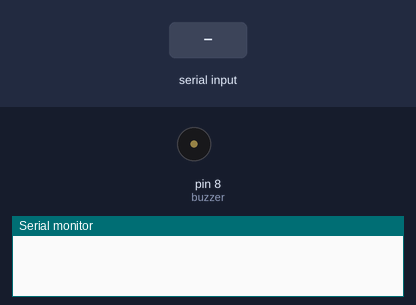
Recording of a sketch running on a simulated Arduino Uno, built with avr-gcc and run on an emulated ATmega328P. Parts: buzzer (waves = sounding), the last lines printed to the serial monitor. The inputs (shaded band) are chosen by the test bench.

Above: at 1.2 s.
1.3 s: "90,45\n" received over Serial
At 1.8 s:
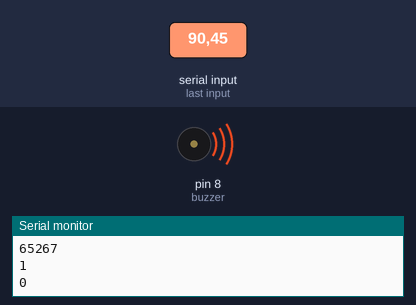
Timing chart, 0 to 4.3 s (numbered marks = the images above; inputs shaded):
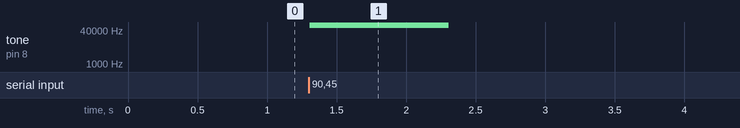

Measured:
- after the input at 1.3 s, tone on pin 8 (buzzer): silent → 65267 Hz at once, → silent 1.0 s later

The sketch:

teste_buzzer_vdd.ino
```cpp
const int buzzer = 8;
int VCCpin = 9;
float veloc;
unsigned int freq;

void setup() {
  Serial.begin(9600);
  pinMode(buzzer, OUTPUT);
  pinMode(VCCpin, OUTPUT);
  veloc = 0;

}
void loop() {
  if (Serial.available() > 0) {
    String data = Serial.readStringUntil('\n');
    Serial.println(data);
    veloc = data.toFloat();
    Serial.println(veloc);

    if (veloc < 0) {
      veloc = veloc * -1;
      }

    freq = 6000 * veloc;
    //abs(freq);
    Serial.println(freq);

    freq = map(veloc, -1, 1, 250, 6000);
    Serial.println(freq);

    if (veloc != 0 || veloc != 1000) {
      digitalWrite(VCCpin, HIGH);
      Serial.println(digitalRead(VCCpin));
      tone(buzzer, freq, 1000);
      Serial.println(digitalRead(buzzer));
      delay(1000);
      //noTone(buzzer);
      digitalWrite(VCCpin, LOW);
      Serial.println(digitalRead(VCCpin));
      delay(1000);
    }
  }
}
```
